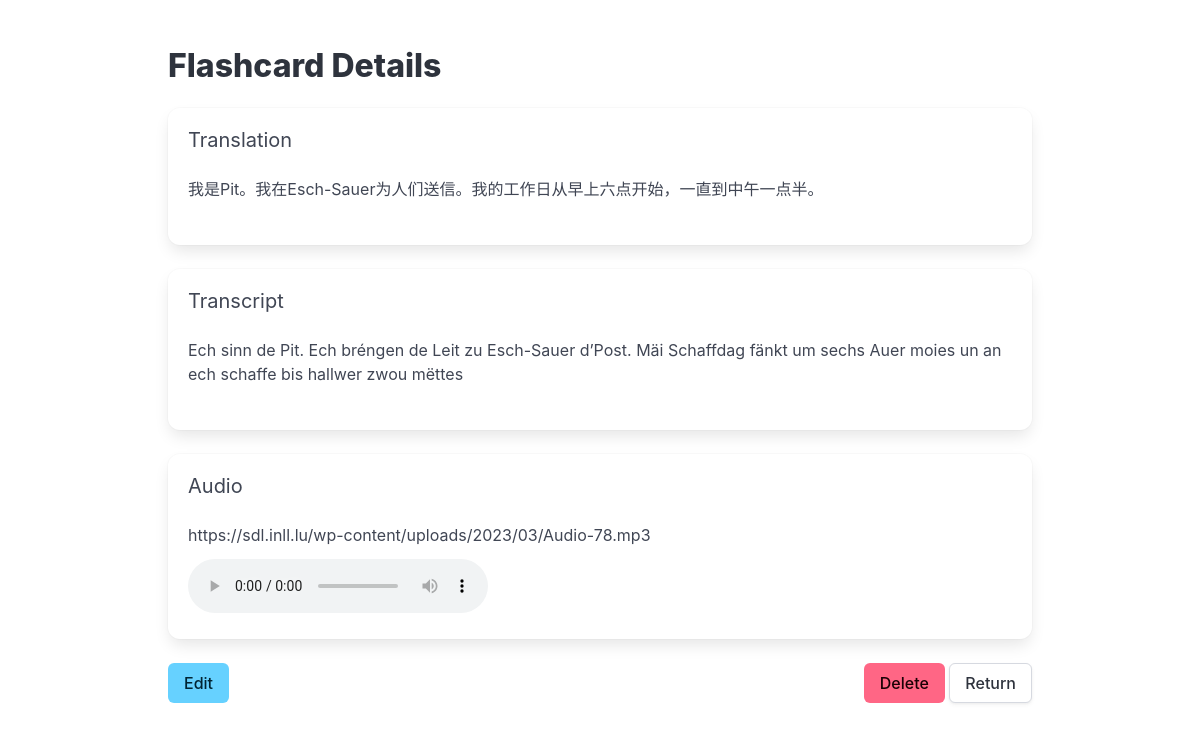
Screenshot of /flashcards/3 with the database file from the repository.
### models.py (models this page shows)
class SDL_CARD(db.Model):
    __tablename__ = 'SDL_CARD'
    ID = db.Column(db.Integer, primary_key=True)
    AUDIO_URL = db.Column(db.String, nullable=False)
    TRANSCRIPT = db.Column(db.Text, nullable=False)
    TRANSLATION = db.Column(db.Text, nullable=False)

### app.py (the view)
@app.route("/flashcards/<int:card_id>")
def view_flashcard(card_id):
    card = db.session.get(SDL_CARD, card_id)
    if not card:
        flash("Card not found", "is-danger")
        return redirect(url_for("flashcards"))
    return render_template("flashcard_detail.html", card=card)

### app.py (called while the page is built)
@app.template_filter('nl2br')
def nl2br(value):
    return value.replace('\n', '<br>')

### templates/flashcard_detail.html (shortened to what this page needs)
{% extends "layout.html" %}
{% block content %}
<section class="section">
  <div class="container">
    <h1 class="title">Flashcard Details</h1>
    <div id="flashcard-view">
      <div class="box">
        <h2 class="subtitle">Translation</h2>
        <div class="content" id="translation-display">
          {{ card.TRANSLATION|nl2br }}
        </div>
      </div>
      <div class="box">
        <h2 class="subtitle">Transcript</h2>
        <div class="content" id="transcript-display">
          {{ card.TRANSCRIPT|nl2br }}
        </div>
      </div>
      <div class="box">
        <h2 class="subtitle">Audio</h2>
        <div id="audio-url-display">{{ card.AUDIO_URL }}</div>
        <audio controls class="mt-3">
          <source src="{{ card.AUDIO_URL }}" type="audio/mpeg">
        </audio>
      </div>
      <div class="field is-grouped">
        <div class="control">
          <button class="button is-info" id="edit-button">Edit</button>
        </div>
        <div class="control ml-auto">
          <button class="button is-danger" id="delete-button">Delete</button>
          <a href="{{ url_for('flashcards') }}" class="button">Return</a>
        </div>
      </div>
    </div>
  </div>
</section>
{% endblock %}

### templates/layout.html (style rules this page uses)
.ml-auto { margin-left: auto !important; }

### rows the page displays
SDL_CARD: TRANSLATION "我是Pit。我在Esch-Sauer为人们送信。我的工作日从早上六点开始，一直到中午一点半。", TRANSCRIPT "Ech sinn de Pit. Ech bréngen de Leit zu Esch-Sauer d’Post. Mäi Schaffdag fänkt um sechs Auer moies un an ech schaffe bis hallwer zwou mëttes", AUDIO_URL "https://sdl.inll.lu/wp-content/uploads/2023/03/Audio-78.mp3"
